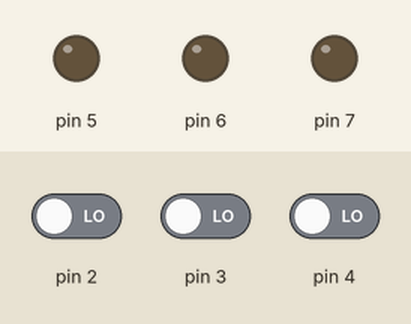
A sketch run on a simulated Arduino Uno, built with avr-gcc and run on an emulated ATmega328P. On the bench: output pins drawn as LEDs (lit = HIGH). Dashed ring = blinking. The inputs (shaded band) are chosen by the test bench; at power-on: pin 2 LOW, pin 4 LOW, pin 3 LOW.

Above: at 1.2 s.
1.3 s: pin 2 driven HIGH
At 1.61 s:
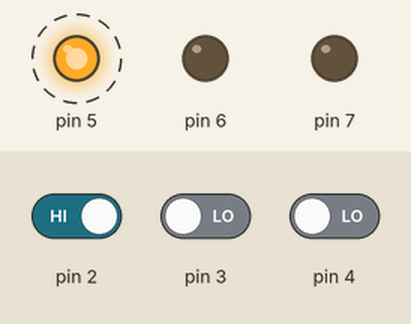
4.3 s: pin 4 driven HIGH
At 4.93 s:
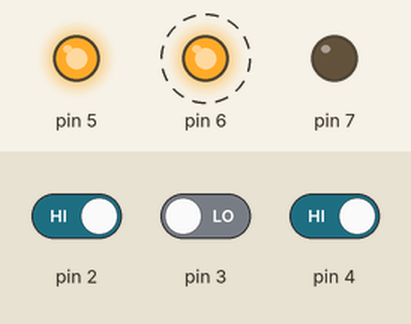
7.3 s: pin 4 driven LOW
At 10.2 s:
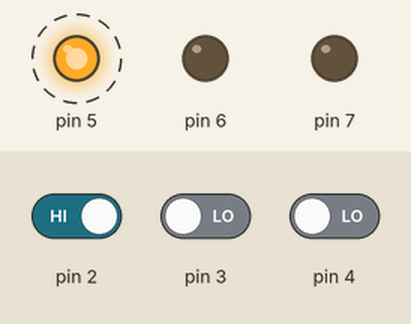
10.3 s: pin 2 driven LOW
At 10.9 s:
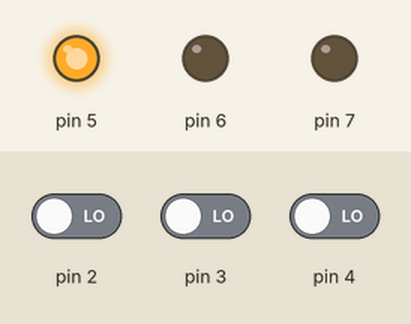
Timing chart, 0 to 12.8 s (numbered marks = the images above; inputs shaded):
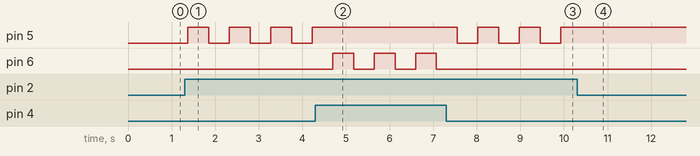

The sketch:

SimpleBtnsAndLightsPuzzle.ino
```cpp
/*
  The not so simple code for a very simple lights-and-buttons puzzle, as a demonstration, for some young teenagers, of what we might make on my current education.
  All lights are turned off to begin with. The goal is to turn them all on. As it is a Very simple puzzle of this sort, it can be solved with just 2 button presses.

  Every button affects the lights in pre-determined way (programs).

  Coded for 3 LED lights and 3 buttons. Each button having 2 'programs'.

  It wouldn't be too much work to add more lights and buttons, so long as all buttons have an equal number of programs.
  All adjustments required are inside of and above the void Setup()

*/

const int numberOfLights = 3;
const int numberOfButtons = 3;
const int numberOfPrograms = 2;

class Light{
  public:
    int pinNumber; // The pinNumber of the input for the LED light
    bool state; // Keeps track of whether the LED is supposed to be ON (True) or OFF (False)

    // This the Constructor for the Light class
    Light(int _pinNumber){
      pinNumber = _pinNumber;
      state = false; // Light should be off by default
      pinMode(pinNumber, OUTPUT); // Pin initialized
      digitalWrite(pinNumber, LOW); // Pin set to Off
    }

    // This is used for the buttons' programs. Each Program has an Action for a Light to perform.
    PerformAction(int action){
      switch(action){
        case 0: // Turns the light OFF
          state = false;
          break;
        case 1: // Turns the light ON
          state = true;
          break;
        default: // Flips the light's state from ON to OFF, or OFF to ON. 2 should be the only case, but default is never a bad idea!
          state = !state;
          break;
      }
      digitalWrite(pinNumber, state ? HIGH : LOW);
    }
};

// Perhaps a somewhat misleading name, this is used by the Button class to determien what the buttons do when pressed.
class Program{
  public:
    int lightIndex; // The index of the Light in the lights array.
    // Action (0: SET TO OFF, 1: SET TO ON, 2: FLIP)
    int action; // What action that the Light must perform.

    Program(){
      // This empty constructor is Necessary, as the buttons must be initialized with empty programs.
    }
    Program(int _light, int _action){
      lightIndex = _light;
      action = _action;
    }
};

class Button{
  public:
    int pinNumber;
    Program programs[numberOfPrograms] = { Program(), Program() };
    // I wanted to make this array of dynamic sizing, but alas, such is bad practice with arduino.

    Button(){
      // This empty constructor is necessary, as the array of buttons requires that it is initialized with empty buttons.
    }
    Button(int _pinNumber, Program prog1, Program prog2){
      pinNumber = _pinNumber;
      pinMode(pinNumber, INPUT);
      programs[0] = prog1;
      programs[1] = prog2;
    }
};

const Light lights[numberOfLights] = {
  Light(7), Light(6), Light(5)
};

// Initialization with empty Button()
const Button buttons[numberOfButtons] = { Button(), Button(), Button() };

void setup() {
  Serial.begin(9600);

  // Button 1 programming: (L1 ON, L2 FLIP)
  Program b1L1 = Program(0, 1); // Light 1 (on index 0 in the lights array), turn ON (program.action = 1)
  Program b1L2 = Program(1, 2); // Light 2 (on index 1 in the lights array), Flip state (program.action = 2)
  buttons[0] = Button(4, b1L1, b1L2); // Button(pinNumber, Program, Program)

  // Button 2 programming: (Flip L1 & L3)
  Program b2L1 = Program(0, 2); // Light 1 (index 0), Flip state (action 2)
  Program b2L3 = Program(2, 2); // Light 3 (index 2), Flip state (action 2)
  buttons[1] = Button(3, b2L1, b2L3);

  // Button 3 proramming: (L2 OFF, Flip L3)
  Program b3L2 = Program(1, 0); // Light 2 (index 1), turn off (action 0)
  Program b3L3 = Program(2, 2); // Light 3 (index 2), Flip state (action 2)
  buttons[2] = Button(2, b3L2, b3L3);
}

void loop() {
  bool gameOver = false;

  while(!gameOver){
    // Here we check if any of the buttons are being pressed
    for(int i = 0; i < numberOfButtons; i++){
      if(digitalRead(buttons[i].pinNumber) == 1){
        runButtonPrograms(buttons[i]);
        gameOver = checkVictory();
        delay(350);
        break;
      }
    }
    delay(125);
  }
  // Victory Lightshow!
  victoryShow();
  // Set all the lights to off, just prior to restarting the game
  lightsOut();
}

// Applies all of a button's programs to the lights
void runButtonPrograms(Button btn){
  for(int i = 0; i < numberOfPrograms; i++){
    Program prog = btn.programs[i];
    // NULL check, to ensure this Program is actually used for something, and is not merely leftover from the empty initialization.
    if(prog.action != NULL && prog.lightIndex != NULL){
      // We call on the Light of this Program's lightIndex, to perform this Program's action
      lights[prog.lightIndex].PerformAction(prog.action);
    }
  }
}

// Returns true if all lights are on
bool checkVictory(){
  for(int i = 0; i < numberOfLights; i++){
    if(!lights[i].state){
      // If a single Light is state false (Off), the puzzle has not been solved, and there is no reason to run through the rest of the lights.
      return false;
    }
  }
  return true;
}

// Turns off all the lights
void lightsOut(){
  for(int i = 0; i < numberOfLights; i++){
    lights[i].PerformAction(0); // Turn the Light off
  }
}

// A little light show to celebrate user having solved the puzzle
void victoryShow(){
  delay(1125);
  lightsOut();
  delay(300);
  // From left-to-right, turning the lights on.
  for(int i = 0; i < numberOfLights; i++){
    lights[i].PerformAction(1);
    delay(250);
  }
  delay(100);
  lightsOut();
  // From right-to-left, turning the lights on
  for(int i = numberOfLights-1; i > -1; i--){
    lights[i].PerformAction(1);
    delay(250);
  }
  delay(100);
  // Rapidly simultaneously turning even and uneven lights on and off, 10 times over about 2 seconds.
  for(int i = 0; i < 10; i++){
    lightsOut();
    // Lights on even index are turned on
    for(int j = 0; j < numberOfLights; j++){
      if(j % 2 == 0){
        lights[j].PerformAction(1);
      }
    }
    delay(100);
    lightsOut();
    // Lights on uneven indexes are turned off
    for(int k = 0; k < numberOfLights; k++){
      if(k % 2 != 0){
        lights[k].PerformAction(1);
      }
    }
    delay(100);
  }
  lightsOut();
  // All lights are turned on one last time, to better indicate that the puzzle has been reset
  for(int i = 0; i < numberOfLights; i++){
    lights[i].PerformAction(1);
  }
  delay(1000);
}
```

Measured:
- after the input at 1.3 s, pin 5: alternates HIGH for 0.48 s and LOW for 0.48 s, starting after 0.08 s
- after the input at 4.3 s, pin 5: stops changing and stays HIGH; pin 6: alternates HIGH for 0.48 s and LOW for 0.48 s, starting after 0.40 s
- after the input at 7.3 s, pin 5: alternates HIGH for 0.48 s and LOW for 0.48 s, starting after 0.25 s; pin 6: stops changing and stays LOW
- after the input at 10.3 s, pin 5: stops changing and stays HIGH
